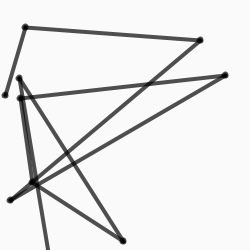
Frame 1 (no input)
Frame 60 (the mouse pressed at the canvas centre just before this capture): identical to frame 1, image omitted
Frame 120 (the mouse held since frame 60 and released just before this capture): identical to frame 1, image omitted

The Processing sketch that drew this single still picture (run headless with seeded random() and noise(); from frame 60 on, the mouse is pressed at the canvas centre):

// Processing sketch: connectedLines
// ── connectedLines.pde
/*
 |  Experimental setup, input #1
 |  Sketch 'Connected Lines' by Ricardo Sacadura
 |  (November, 2023)
 **/

float __x1  = 5;    // min:0 max:300
float __y1  = 95;   // min:0 max:300
float __x2  = 25;   // min:0 max:300
float __y2  = 27;   // min:0 max:300
float __x3  = 200;  // min:0 max:300
float __y3  = 40;   // min:0 max:300
float __x4  = 10;   // min:0 max:300
float __y4  = 200;  // min:0 max:300
float __x5  = 225;  // min:0 max:300
float __y5  = 75;   // min:0 max:300
float __x6  = 20;   // min:0 max:300
float __y6  = 98;   // min:0 max:300
float __x7  = 32;   // min:0 max:300
float __y7  = 182;  // min:0 max:300
float __x8  = 123;  // min:0 max:300
float __y8  = 241;  // min:0 max:300
float __x9  = 19;   // min:0 max:300
float __y9  = 78;   // min:0 max:300
float __x10 = 56;   // min:0 max:300
float __y10 = 300;  // min:0 max:300


float [][] pos = {{__x1, __y1}, {__x2, __y2}, {__x3, __y3}, {__x4, __y4},
  {__x5, __y5}, {__x6, __y6}, {__x7, __y7}, {__x8, __y8},
  {__x9, __y9}, {__x10, __y10}
};

void setup() {
  size(250, 250);
  background(250);
  blendMode(MULTIPLY);

  createNet();
}

void draw() {
}

void createNet() {

  fill(0);
  stroke(0, 175);
  strokeWeight(4);

  for (int i = 0; i < pos.length; ++i) {
    ellipse(pos[i][0], pos[i][1], 3, 3);
    if (i < pos.length - 1) line(pos[i][0], pos[i][1], pos[i+1][0], pos[i+1][1]);
  }
}
